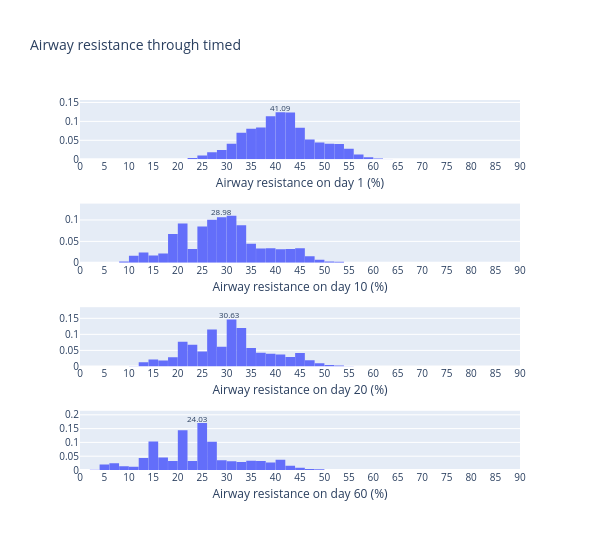

The notebook cell this image was saved under:
### Markdown cell above
## Compare ARs for different days

### Code cell
# Compare first, mid and last day ARs
fig = make_subplots(rows=4, cols=1, vertical_spacing=0.12)

ih.plot_histogram(
    fig,
    AR,
    AR_given_M_and_D[0, :],
    AR.a,
    AR.b,
    1,
    1,
    name="First day",
    colour="#636EFA",
)
fig.update_xaxes(title_text="Airway resistance on day 1 (%)", row=1, col=1)
day = 10
ih.plot_histogram(
    fig,
    AR,
    AR_given_M_and_D[day - 1, :],
    AR.a,
    AR.b,
    2,
    1,
    name="Mid day",
    colour="#636EFA",
)
fig.update_xaxes(title_text=f"Airway resistance on day {day} (%)", row=2, col=1)
day = 20
ih.plot_histogram(
    fig,
    AR,
    AR_given_M_and_D[day - 1, :],
    AR.a,
    AR.b,
    3,
    1,
    name="Last day",
    colour="#636EFA",
)
fig.update_xaxes(title_text=f"Airway resistance on day {day} (%)", row=3, col=1)
day = 60
ih.plot_histogram(
    fig,
    AR,
    AR_given_M_and_D[day - 1, :],
    AR.a,
    AR.b,
    4,
    1,
    name="Last day",
    colour="#636EFA",
)
fig.update_xaxes(title_text=f"Airway resistance on day {day} (%)", row=4, col=1)

fig.update_layout(
    font=dict(size=10),
    height=550,
    width=600,
    bargap=0.01,
    # title="Airway resistance through time, when no data is observed",
    title="Airway resistance through timed",
    showlegend=False,
)
fig.update_xaxes(title_standoff=6)
fig.show()

### Figure 1 — Plotly figure (JSON) as saved in the notebook; plotly's stock layout.template omitted (floating-point values rounded to 4 significant figures)
{"data": [{"histfunc": "sum", "marker": {"color": "#636EFA"}, "name": "First day", "type": "histogram", "x": [0, 2, 4, 6, 8, 10, 12, 14, 16, 18, 20, 22, 24, 26, 28, 30, 32, 34, 36, 38, 40, 42, 44, 46, 48, 50, 52, 54, 56, 58, 60, 62, 64, 66, 68, 70, 72, 74, 76, 78, 80, 82, 84, 86, 88], "xaxis": "x", "xbins": {"end": 90, "size": 2, "start": 0}, "y": [5.241e-51, 1.024e-42, 2.242e-35, 4.517e-29, 1.004e-23, 1.709e-19, 1.43e-16, 4.638e-13, 1.677e-09, 1.306e-06, 0.0001233, 0.002885, 0.009789, 0.01853, 0.02424, 0.04073, 0.07016, 0.08022, 0.08398, 0.1134, 0.1243, 0.1234, 0.08289, 0.05194, 0.04449, 0.04085, 0.03994, 0.02793, 0.01251, 0.005445, 0.001846, 0.0003176, 2.469e-05, 1.047e-06, 7.414e-09, 2.69e-11, 1.561e-14, 1.793e-18, 2.316e-25, 1.265e-34, 1.085e-51, 1.76e-71, 1.82e-93, 9.349e-129, 3.526e-162], "yaxis": "y"}, {"histfunc": "sum", "marker": {"color": "#636EFA"}, "name": "Mid day", "type": "histogram", "x": [0, 2, 4, 6, 8, 10, 12, 14, 16, 18, 20, 22, 24, 26, 28, 30, 32, 34, 36, 38, 40, 42, 44, 46, 48, 50, 52, 54, 56, 58, 60, 62, 64, 66, 68, 70, 72, 74, 76, 78, 80, 82, 84, 86, 88], "xaxis": "x2", "xbins": {"end": 90, "size": 2, "start": 0}, "y": [5.883e-09, 5.378e-07, 1.966e-05, 0.000341, 0.002828, 0.01674, 0.02406, 0.01686, 0.02175, 0.06726, 0.09165, 0.03232, 0.08479, 0.1003, 0.1064, 0.1097, 0.08769, 0.04422, 0.03325, 0.03377, 0.03188, 0.03207, 0.03399, 0.01517, 0.007253, 0.003258, 0.002172, 0.0002323, 1.898e-05, 9.484e-07, 1.173e-08, 4.266e-11, 8.265e-14, 1.242e-17, 6.315e-22, 2.788e-27, 4.66e-34, 4.208e-43, 2.057e-58, 2.196e-72, 2.442e-95, 2.198e-115, 3.73e-137, 3.265e-170, 9.484e-199], "yaxis": "y2"}, {"histfunc": "sum", "marker": {"color": "#636EFA"}, "name": "Last day", "type": "histogram", "x": [0, 2, 4, 6, 8, 10, 12, 14, 16, 18, 20, 22, 24, 26, 28, 30, 32, 34, 36, 38, 40, 42, 44, 46, 48, 50, 52, 54, 56, 58, 60, 62, 64, 66, 68, 70, 72, 74, 76, 78, 80, 82, 84, 86, 88], "xaxis": "x3", "xbins": {"end": 90, "size": 2, "start": 0}, "y": [7.931e-17, 9.252e-14, 3.698e-11, 1.378e-08, 5.312e-06, 0.0005469, 0.01291, 0.02142, 0.01871, 0.02841, 0.07692, 0.06724, 0.04667, 0.115, 0.06171, 0.1467, 0.1201, 0.0575, 0.04273, 0.03919, 0.0369, 0.02909, 0.04144, 0.01897, 0.01022, 0.004498, 0.002774, 0.0003404, 3.269e-05, 1.633e-06, 2.372e-08, 1.672e-10, 9.082e-13, 3.332e-15, 6.314e-19, 8.972e-25, 1.059e-32, 7.054e-44, 3.763e-65, 3.688e-85, 2.033e-118, 1.161e-149, 7.79e-183, 1.199e-234, 2.159e-279], "yaxis": "y3"}, {"histfunc": "sum", "marker": {"color": "#636EFA"}, "name": "Last day", "type": "histogram", "x": [0, 2, 4, 6, 8, 10, 12, 14, 16, 18, 20, 22, 24, 26, 28, 30, 32, 34, 36, 38, 40, 42, 44, 46, 48, 50, 52, 54, 56, 58, 60, 62, 64, 66, 68, 70, 72, 74, 76, 78, 80, 82, 84, 86, 88], "xaxis": "x4", "xbins": {"end": 90, "size": 2, "start": 0}, "y": [0.0002357, 0.0007722, 0.0198, 0.02459, 0.01363, 0.0118, 0.0434, 0.1029, 0.04561, 0.0326, 0.1443, 0.03277, 0.1703, 0.1024, 0.03563, 0.03141, 0.02937, 0.03313, 0.03233, 0.02676, 0.03687, 0.01539, 0.007931, 0.003389, 0.002407, 0.0002564, 2.156e-05, 1.129e-06, 1.622e-08, 1.517e-10, 2.603e-12, 3.089e-14, 4.445e-19, 1.764e-23, 6.499e-29, 3.337e-38, 7.24e-48, 4.184e-60, 3.14e-80, 1.957e-97, 1.307e-124, 1.691e-148, 1.655e-173, 1.589e-210, 3.528e-243], "yaxis": "y4"}], "layout": {"annotations": [{"font": {"size": 8}, "showarrow": false, "text": "41.09", "x": 41.09, "xref": "x", "y": 0.1367, "yref": "y"}, {"font": {"size": 8}, "showarrow": false, "text": "28.98", "x": 28.98, "xref": "x2", "y": 0.1207, "yref": "y2"}, {"font": {"size": 8}, "showarrow": false, "text": "30.63", "x": 30.63, "xref": "x3", "y": 0.1614, "yref": "y3"}, {"font": {"size": 8}, "showarrow": false, "text": "24.03", "x": 24.03, "xref": "x4", "y": 0.1873, "yref": "y4"}], "bargap": 0.01, "font": {"size": 10}, "height": 550, "showlegend": false, "title": {"text": "Airway resistance through timed"}, "width": 600, "xaxis": {"anchor": "y", "domain": [0, 1], "nticks": 20, "range": [0, 90], "title": {"standoff": 6, "text": "Airway resistance on day 1 (%)"}}, "xaxis2": {"anchor": "y2", "domain": [0, 1], "nticks": 20, "range": [0, 90], "title": {"standoff": 6, "text": "Airway resistance on day 10 (%)"}}, "xaxis3": {"anchor": "y3", "domain": [0, 1], "nticks": 20, "range": [0, 90], "title": {"standoff": 6, "text": "Airway resistance on day 20 (%)"}}, "xaxis4": {"anchor": "y4", "domain": [0, 1], "nticks": 20, "range": [0, 90], "title": {"standoff": 6, "text": "Airway resistance on day 60 (%)"}}, "yaxis": {"anchor": "x", "domain": [0.84, 1]}, "yaxis2": {"anchor": "x2", "domain": [0.56, 0.72]}, "yaxis3": {"anchor": "x3", "domain": [0.28, 0.44]}, "yaxis4": {"anchor": "x4", "domain": [0, 0.16]}}}
